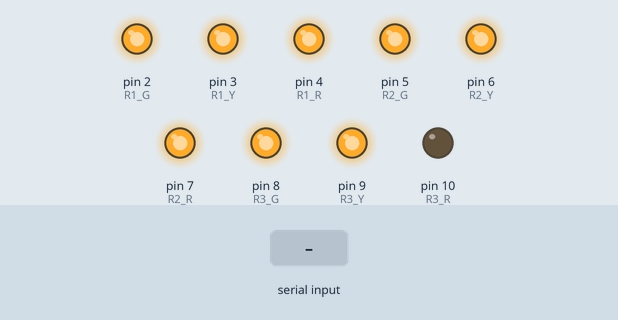
This sketch was run on a simulated Arduino Uno, built with avr-gcc and run on an emulated ATmega328P. On the bench: output pins drawn as LEDs (lit = HIGH). The inputs (shaded band) are chosen by the test bench.

Above: at 1.2 s.
1.3 s: "GRR\n" received over Serial
At 1.6 s:
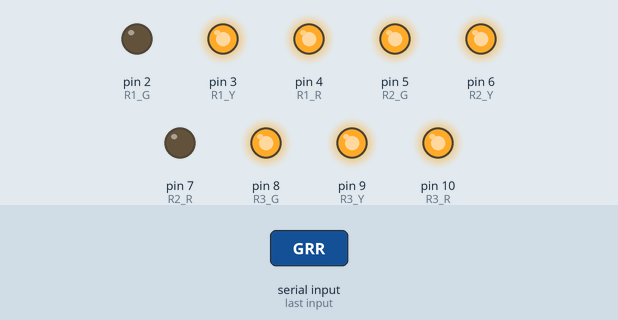
2.8 s: "RRR\n" received over Serial
At 3.9 s:
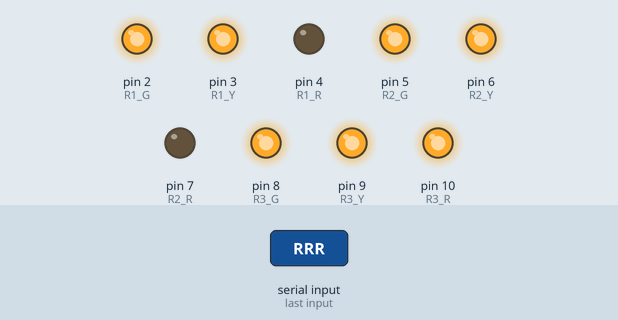
4.3 s: "YYY\n" received over Serial
At 5.1 s:
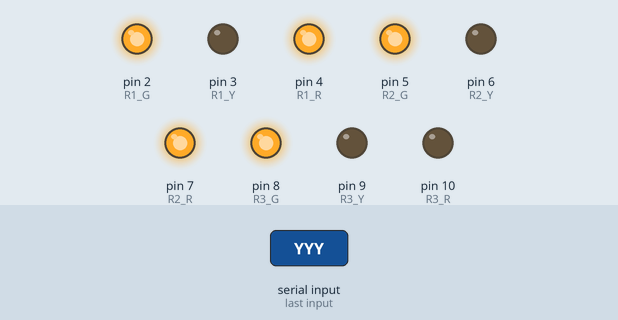
5.8 s: "GGG\n" received over Serial
At 6.2 s:
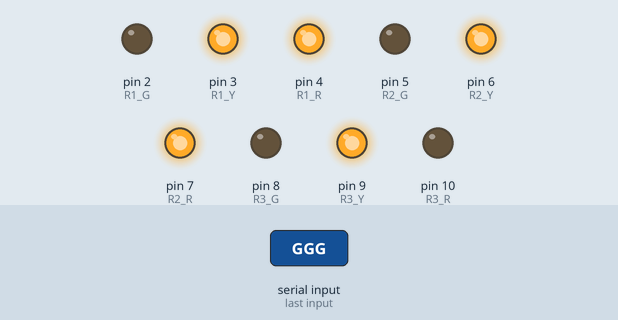
7.3 s: "RGR\n" received over Serial
At 8.5 s:
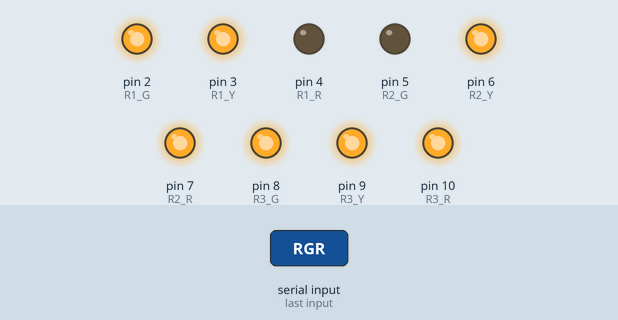
8.8 s: "RRG\n" received over Serial
At 9.7 s:
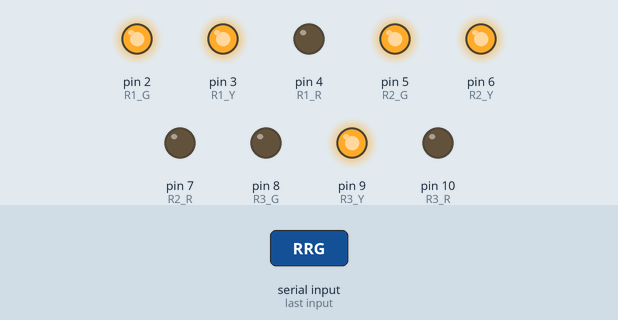
Timing chart, 0 to 11.3 s (numbered marks = the images above; inputs shaded):
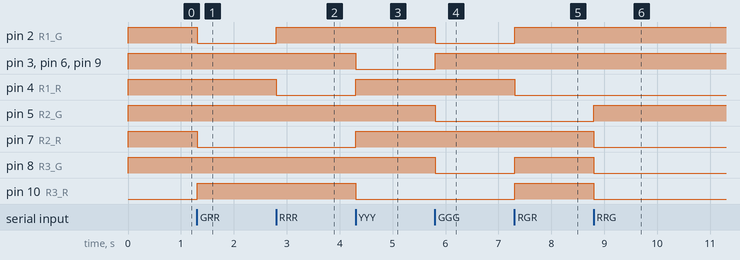

The sketch:

Traffic.ino
```cpp
#define R1_G 2
#define R1_Y 3
#define R1_R 4

#define R2_G 5
#define R2_Y 6
#define R2_R 7

#define R3_G 8
#define R3_Y 9
#define R3_R 10

void setup() {

  Serial.begin(9600);

  pinMode(R1_G, OUTPUT);
  pinMode(R1_Y, OUTPUT);
  pinMode(R1_R, OUTPUT);

  pinMode(R2_G, OUTPUT);
  pinMode(R2_Y, OUTPUT);
  pinMode(R2_R, OUTPUT);

  pinMode(R3_G, OUTPUT);
  pinMode(R3_Y, OUTPUT);
  pinMode(R3_R, OUTPUT);

  allOff();
}

void loop() {

  if (Serial.available()) {

    String data = Serial.readStringUntil('\n');

    if (data == "GRR") {

      digitalWrite(R1_G,LOW);
      digitalWrite(R1_Y,HIGH);
      digitalWrite(R1_R,HIGH);

      digitalWrite(R2_G,HIGH);
      digitalWrite(R2_Y,HIGH);
      digitalWrite(R2_R,LOW);

      digitalWrite(R3_G,HIGH);
      digitalWrite(R3_Y,HIGH);
      digitalWrite(R3_R,HIGH);
    }

    else if (data == "RRR") {

      digitalWrite(R1_G,HIGH);
      digitalWrite(R1_Y,HIGH);
      digitalWrite(R1_R,LOW);

      digitalWrite(R2_G,HIGH);
      digitalWrite(R2_Y,HIGH);
      digitalWrite(R2_R,LOW);

      digitalWrite(R3_G,HIGH);
      digitalWrite(R3_Y,HIGH);
      digitalWrite(R3_R,HIGH);
    }

    else if (data == "YYY") {

      digitalWrite(R1_G,HIGH);
      digitalWrite(R1_Y,LOW);
      digitalWrite(R1_R,HIGH);

      digitalWrite(R2_G,HIGH);
      digitalWrite(R2_Y,LOW);
      digitalWrite(R2_R,HIGH);

      digitalWrite(R3_G,HIGH);
      digitalWrite(R3_Y,LOW);
      digitalWrite(R3_R,LOW);
    }

    else if (data == "GGG") {

      digitalWrite(R1_G,LOW);
      digitalWrite(R1_Y,HIGH);
      digitalWrite(R1_R,HIGH);

      digitalWrite(R2_G,LOW);
      digitalWrite(R2_Y,HIGH);
      digitalWrite(R2_R,HIGH);

      digitalWrite(R3_G,LOW);
      digitalWrite(R3_Y,HIGH);
      digitalWrite(R3_R,LOW);
    }

    else if (data == "RGR") {

      digitalWrite(R1_G,HIGH);
      digitalWrite(R1_Y,HIGH);
      digitalWrite(R1_R,LOW);

      digitalWrite(R2_G,LOW);
      digitalWrite(R2_Y,HIGH);
      digitalWrite(R2_R,HIGH);

      digitalWrite(R3_G,HIGH);
      digitalWrite(R3_Y,HIGH);
      digitalWrite(R3_R,HIGH);
    }

    else if (data == "RRG") {

      digitalWrite(R1_G,HIGH);
      digitalWrite(R1_Y,HIGH);
      digitalWrite(R1_R,LOW);

      digitalWrite(R2_G,HIGH);
      digitalWrite(R2_Y,HIGH);
      digitalWrite(R2_R,LOW);

      digitalWrite(R3_G,LOW);
      digitalWrite(R3_Y,HIGH);
      digitalWrite(R3_R,LOW);
    }
    else if(data == "YRR"){
       digitalWrite(R1_G,HIGH);
      digitalWrite(R1_Y,LOW);
      digitalWrite(R1_R,HIGH);

      digitalWrite(R2_G,HIGH);
      digitalWrite(R2_Y,HIGH);
      digitalWrite(R2_R,LOW);

      digitalWrite(R3_G,HIGH);
      digitalWrite(R3_Y,HIGH);
      digitalWrite(R3_R,HIGH);

    }

        else if(data == "RYR"){
       digitalWrite(R1_G,HIGH);
      digitalWrite(R1_Y,HIGH);
      digitalWrite(R1_R,LOW);

      digitalWrite(R2_G,HIGH);
      digitalWrite(R2_Y,LOW);
      digitalWrite(R2_R,HIGH);

      digitalWrite(R3_G,HIGH);
      digitalWrite(R3_Y,HIGH);
      digitalWrite(R3_R,HIGH);

    }
    else if(data == "RRY"){
       digitalWrite(R1_G,HIGH);
      digitalWrite(R1_Y,HIGH);
      digitalWrite(R1_R,LOW);

      digitalWrite(R2_G,HIGH);
      digitalWrite(R2_Y,HIGH);
      digitalWrite(R2_R,LOW);

      digitalWrite(R3_G,HIGH);
      digitalWrite(R3_Y,LOW);
      digitalWrite(R3_R,LOW);

    }
else if (data == "stop") {

      digitalWrite(R1_G,HIGH);
      digitalWrite(R1_Y,HIGH);
      digitalWrite(R1_R,HIGH);

      digitalWrite(R2_G,HIGH);
      digitalWrite(R2_Y,HIGH);
      digitalWrite(R2_R,HIGH);

      digitalWrite(R3_G,HIGH);
      digitalWrite(R3_Y,HIGH);
      digitalWrite(R3_R,LOW);
    }

  }
}

void allOff(){

  digitalWrite(R1_G, HIGH);
  digitalWrite(R1_Y, HIGH);
  digitalWrite(R1_R, HIGH);

  digitalWrite(R2_G, HIGH);
  digitalWrite(R2_Y, HIGH);
  digitalWrite(R2_R, HIGH);

  digitalWrite(R3_G, HIGH);
  digitalWrite(R3_Y, HIGH);
  digitalWrite(R3_R, LOW);   // OFF for Active HIGH relay

}
```

Measured:
- after the input at 1.3 s, pin 2 (R1_G), pin 7 (R2_R): HIGH → LOW at once; pin 10 (R3_R): LOW → HIGH at once
- after the input at 2.8 s, pin 2 (R1_G): LOW → HIGH at once; pin 4 (R1_R): HIGH → LOW at once
- after the input at 4.3 s, pin 3 (R1_Y), pin 6 (R2_Y), pin 9 (R3_Y), pin 10 (R3_R): HIGH → LOW at once; pin 4 (R1_R), pin 7 (R2_R): LOW → HIGH at once
- after the input at 5.8 s, pin 2 (R1_G), pin 5 (R2_G), pin 8 (R3_G): HIGH → LOW at once; pin 3 (R1_Y), pin 6 (R2_Y), pin 9 (R3_Y): LOW → HIGH at once
- after the input at 7.3 s, pin 2 (R1_G), pin 8 (R3_G), pin 10 (R3_R): LOW → HIGH at once; pin 4 (R1_R): HIGH → LOW at once
- after the input at 8.8 s, pin 5 (R2_G): LOW → HIGH at once; pin 7 (R2_R), pin 8 (R3_G), pin 10 (R3_R): HIGH → LOW at once
